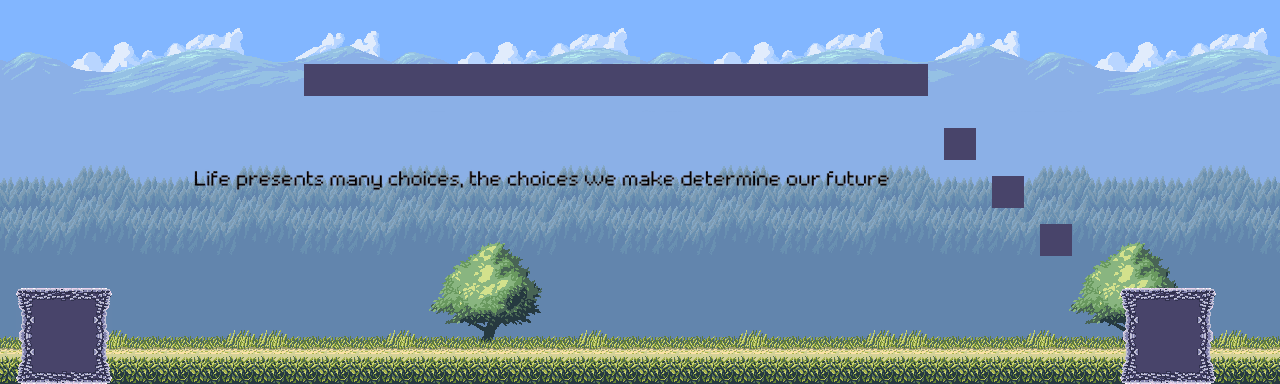

Tiled map render using the project's own tile images. Description and the map definition, with tile-layer contents summarised, below:
An orthogonal 80x24 tile map with 16x16 px tiles, 5 tile layers (background, forset, grass, platform, ...), 6 tilesets and 36 objects (25x coin, 2x enemy, spikes).

<map version="1.10" tiledversion="1.11.0" orientation="orthogonal" renderorder="right-down" width="80" height="24" tilewidth="16" tileheight="16" infinite="0" nextlayerid="9" nextobjectid="276">
 <editorsettings>
  <export target="../3.lua" format="lua" />
 </editorsettings>
 <tileset firstgid="1" name="country-platform-tiles-example" tilewidth="16" tileheight="16" tilecount="336" columns="24">
  <image source="../../assets/country-platform-files/layers/country-platform-tiles-example.png" width="384" height="224" />
 </tileset>
 <tileset firstgid="337" name="country-platform-forest" tilewidth="16" tileheight="16" tilecount="140" columns="10">
  <image source="../../assets/country-platform-files/layers/country-platform-forest.png" width="160" height="224" />
 </tileset>
 <tileset firstgid="477" name="country-platform-back" tilewidth="16" tileheight="16" tilecount="336" columns="24">
  <image source="../../assets/country-platform-files/layers/country-platform-back.png" width="384" height="224" />
 </tileset>
 <tileset firstgid="813" name="Metroidvania Brick Tile" tilewidth="16" tileheight="16" tilecount="126" columns="14">
  <image source="../../assets/country-platform-files/layers/Metroidvania Brick Tile.png" width="224" height="152" />
 </tileset>
 <tileset firstgid="939" name="sometimes_life_doesn_t_give_you_what_you_want___not_because_you_don_t_deserve_it___but_because_you_deserve_more.-removebg-preview" tilewidth="16" tileheight="16" tilecount="112" columns="56">
  <image source="../../assets/text/sometimes_life_doesn_t_give_you_what_you_want___not_because_you_don_t_deserve_it___but_because_you_deserve_more.-removebg-preview.png" width="900" height="40" />
 </tileset>
 <tileset firstgid="1051" name="level3quote" tilewidth="16" tileheight="16" tilecount="972" columns="54">
  <image source="../../assets/text/level3quote.png" width="866" height="288" />
 </tileset>
 <layer id="2" name="background" width="80" height="24">
  <data>[1920 cells, 1600 non-empty, 366 distinct tile ids]</data>
 </layer>
 <layer id="3" name="forset" width="80" height="24">
  <data>[1920 cells, 440 non-empty, 55 distinct tile ids]</data>
 </layer>
 <layer id="1" name="grass" width="80" height="24">
  <data>[1920 cells, 504 non-empty, 194 distinct tile ids]</data>
 </layer>
 <layer id="5" name="platform" width="80" height="24">
  <data>[1920 cells, 162 non-empty, 36 distinct tile ids]</data>
 </layer>
 <layer id="8" name="text" width="80" height="24">
  <data>[1920 cells, 217 non-empty, 217 distinct tile ids]</data>
 </layer>
 <objectgroup color="#ffff00" id="6" name="objects">
  <object id="138" name="Coin" type="coin" x="281.5" y="23.3333">
   <ellipse />
  </object>
  <object id="189" name="Enemy" type="enemy" x="415.497" y="300.167">
   <point />
  </object>
  <object id="220" name="Coin" type="coin" x="316.667" y="46">
   <ellipse />
  </object>
  <object id="221" name="Coin" type="coin" x="353.333" y="44">
   <ellipse />
  </object>
  <object id="222" name="Coin" type="coin" x="384.667" y="46">
   <ellipse />
  </object>
  <object id="236" name="Coin" type="coin" x="424.167" y="46.6667">
   <ellipse />
  </object>
  <object id="237" name="Coin" type="coin" x="458.667" y="46.6667">
   <ellipse />
  </object>
  <object id="238" name="Coin" type="coin" x="495.333" y="44.6667">
   <ellipse />
  </object>
  <object id="239" name="Coin" type="coin" x="526.667" y="46.6667">
   <ellipse />
  </object>
  <object id="248" name="Coin" type="coin" x="561.5" y="46.6667">
   <ellipse />
  </object>
  <object id="249" name="Coin" type="coin" x="596" y="46.6667">
   <ellipse />
  </object>
  <object id="250" name="Coin" type="coin" x="632.666" y="44.6667">
   <ellipse />
  </object>
  <object id="251" name="Coin" type="coin" x="664" y="46.6667">
   <ellipse />
  </object>
  <object id="256" name="Coin" type="coin" x="704.833" y="47.3333">
   <ellipse />
  </object>
  <object id="257" name="Coin" type="coin" x="739.333" y="47.3333">
   <ellipse />
  </object>
  <object id="258" name="Coin" type="coin" x="775.999" y="45.3333">
   <ellipse />
  </object>
  <object id="259" name="Coin" type="coin" x="807.333" y="47.3333">
   <ellipse />
  </object>
  <object id="260" name="Coin" type="coin" x="834.667" y="47.3333">
   <ellipse />
  </object>
  <object id="261" name="Coin" type="coin" x="865.333" y="48">
   <ellipse />
  </object>
  <object id="262" name="Coin" type="coin" x="892.667" y="49.3333">
   <ellipse />
  </object>
  <object id="263" name="Coin" type="coin" x="956.667" y="107.333">
   <ellipse />
  </object>
  <object id="264" name="Coin" type="coin" x="1055.33" y="206">
   <ellipse />
  </object>
  <object id="265" name="Enemy" type="enemy" x="907.667" y="297.667">
   <point />
  </object>
  <object id="266" name="Coin" type="coin" x="264" y="56.6667">
   <ellipse />
  </object>
  <object id="267" name="Coin" type="coin" x="246.667" y="85.3337">
   <ellipse />
  </object>
  <object id="268" name="Coin" type="coin" x="223.999" y="110">
   <ellipse />
  </object>
  <object id="269" name="Coin" type="coin" x="202.667" y="140">
   <ellipse />
  </object>
  <object id="275" name="Spikes" type="spikes" x="585.333" y="312" width="64" height="32" />
 </objectgroup>
 <objectgroup color="#00aa00" id="7" name="solid">
  <object id="39" x="2" y="344" width="1275" height="40">
   <properties>
    <property name="collidable" type="bool" value="true" />
   </properties>
  </object>
  <object id="64" x="1116.06" y="289.508" width="91.2269" height="53.6515">
   <properties>
    <property name="collidable" type="bool" value="true" />
   </properties>
  </object>
  <object id="93" x="18.387" y="287.841" width="87.2269" height="53.6515">
   <properties>
    <property name="collidable" type="bool" value="true" />
   </properties>
  </object>
  <object id="94" x="-11.6137" y="-5.49267" width="14.5603" height="349.651">
   <properties>
    <property name="collidable" type="bool" value="true" />
   </properties>
  </object>
  <object id="270" x="1040.39" y="224.674" width="31.2269" height="31.1515">
   <properties>
    <property name="collidable" type="bool" value="true" />
   </properties>
  </object>
  <object id="271" x="993.387" y="175.424" width="31.2269" height="31.1515">
   <properties>
    <property name="collidable" type="bool" value="true" />
   </properties>
  </object>
  <object id="272" x="945.387" y="129.424" width="31.2269" height="31.1515">
   <properties>
    <property name="collidable" type="bool" value="true" />
   </properties>
  </object>
  <object id="273" x="306.054" y="64.9243" width="622.56" height="31.1515">
   <properties>
    <property name="collidable" type="bool" value="true" />
   </properties>
  </object>
 </objectgroup>
</map>
